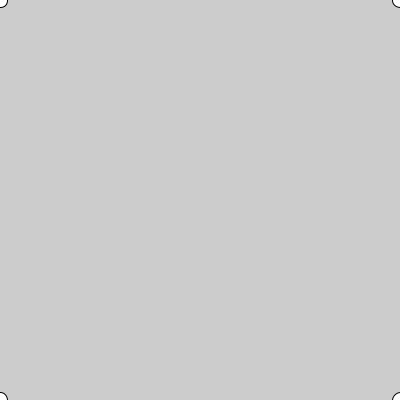
Frame 1 (no input)
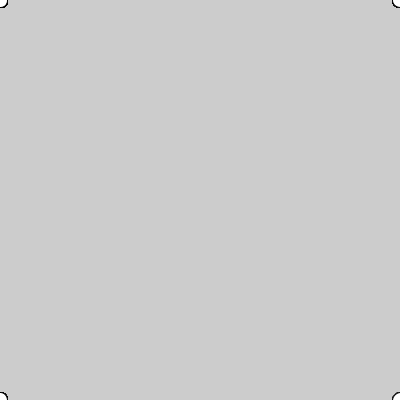
Frame 60 (the mouse pressed at the canvas centre just before this capture)
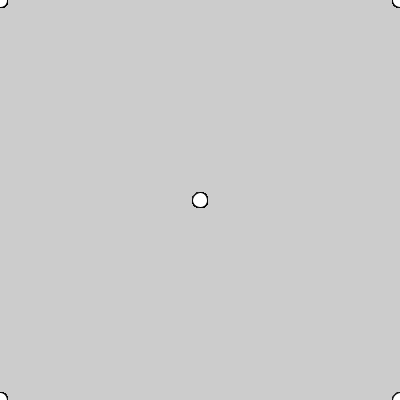
Frame 120 (the mouse held since frame 60 and released just before this capture)

The Processing sketch that drew these frames (run headless with seeded random() and noise(); from frame 60 on, the mouse is pressed at the canvas centre):

// Processing sketch: sketch_00_hello_drawing
// ── sketch_00_hello_drawing.pde

/*
Object : understand setup / draw / coordinates / ellipse / global variables defined by processing / fill and stroke
1 - draw an ellipse that follows the mouse
    => search the documentation to understand how ellipse works
2 - draw four symetric ellipses
3- play with fill and stroke



- curly brackets enclose chunks of code that is read and executed sequentially.
- each instruction ends with a semi-colon.
- processing uses pre-coded functions that are part of a drawing api.
- proocessing also defines global variables that are usable anywhere in the programm by the user.
- a variable is a space of computer memory which holds a value, this space is defined by a name to access it and its data
- you can comment using '//' 


*/

// the setup runs only once : it executes every line of code sequentially
void setup(){
  
  
  size(400,400); // set the size of our window
  //size(800,800);
}


// the draw runs at every frame :
void draw(){
  
  ellipse(mouseX, mouseY, 15, 15);
  ellipse(width -mouseX, mouseY, 15, 15);
  ellipse(width - mouseX, height - mouseY, 15, 15);
  ellipse(mouseX, height - mouseY, 15, 15);
  
}
